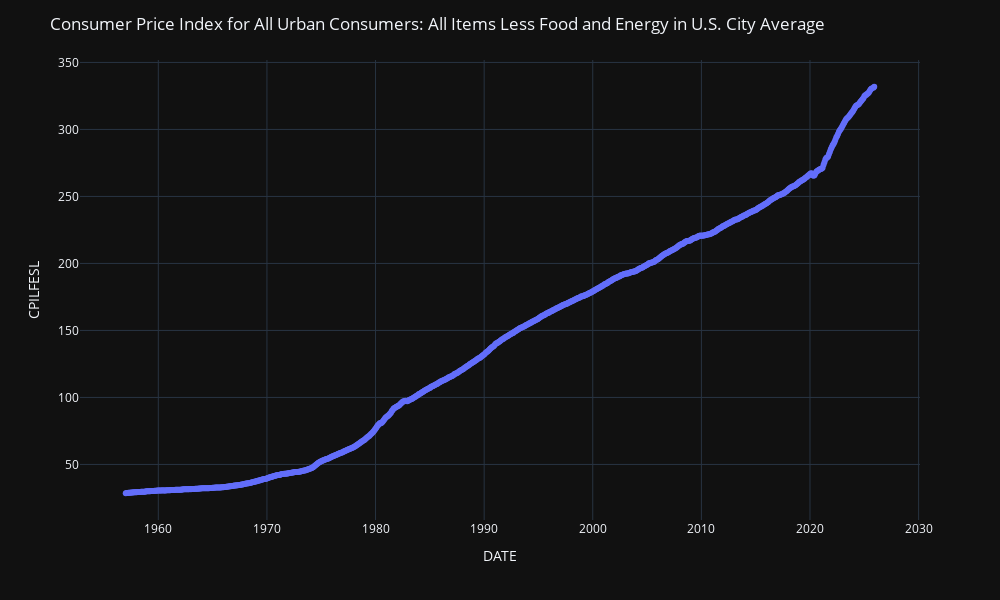

The code cell stored with this chart in its notebook:
### Markdown cell above
- **CPILFESL data plot**

### Code cell
fig = px.line(
    CPILFESL_df,
    x=CPILFESL_df.index,
    y="CPILFESL",
    markers=True
)

fig.update_layout(
    title=dict(text='Consumer Price Index for All Urban Consumers: All Items Less Food and Energy in U.S. City Average'),
    width=1000,
    height=600,
    yaxis=dict(title='CPILFESL'),
    hovermode="x unified",
    template="plotly_dark"
)

fig.show()

### Figure 1 — Plotly figure (JSON) as saved in the notebook; plotly's stock layout.template omitted (floating-point values rounded to 4 significant figures; data arrays with more than 128 entries replaced by an {"elided": "..."} marker saying what was removed)
{"data": [{"hovertemplate": "DATE=%{x}<br>CPILFESL=%{y}<extra></extra>", "legendgroup": "", "line": {"color": "#636efa", "dash": "solid"}, "marker": {"symbol": "circle"}, "mode": "lines+markers", "name": "", "orientation": "v", "showlegend": false, "type": "scatter", "x": {"elided": "828 str values"}, "xaxis": "x", "y": {"elided": "828 float values"}, "yaxis": "y"}], "layout": {"height": 600, "hovermode": "x unified", "legend": {"tracegroupgap": 0}, "margin": {"t": 60}, "title": {"text": "Consumer Price Index for All Urban Consumers: All Items Less Food and Energy in U.S. City Average"}, "width": 1000, "xaxis": {"anchor": "y", "domain": [0, 1], "title": {"text": "DATE"}}, "yaxis": {"anchor": "x", "domain": [0, 1], "title": {"text": "CPILFESL"}}}}
